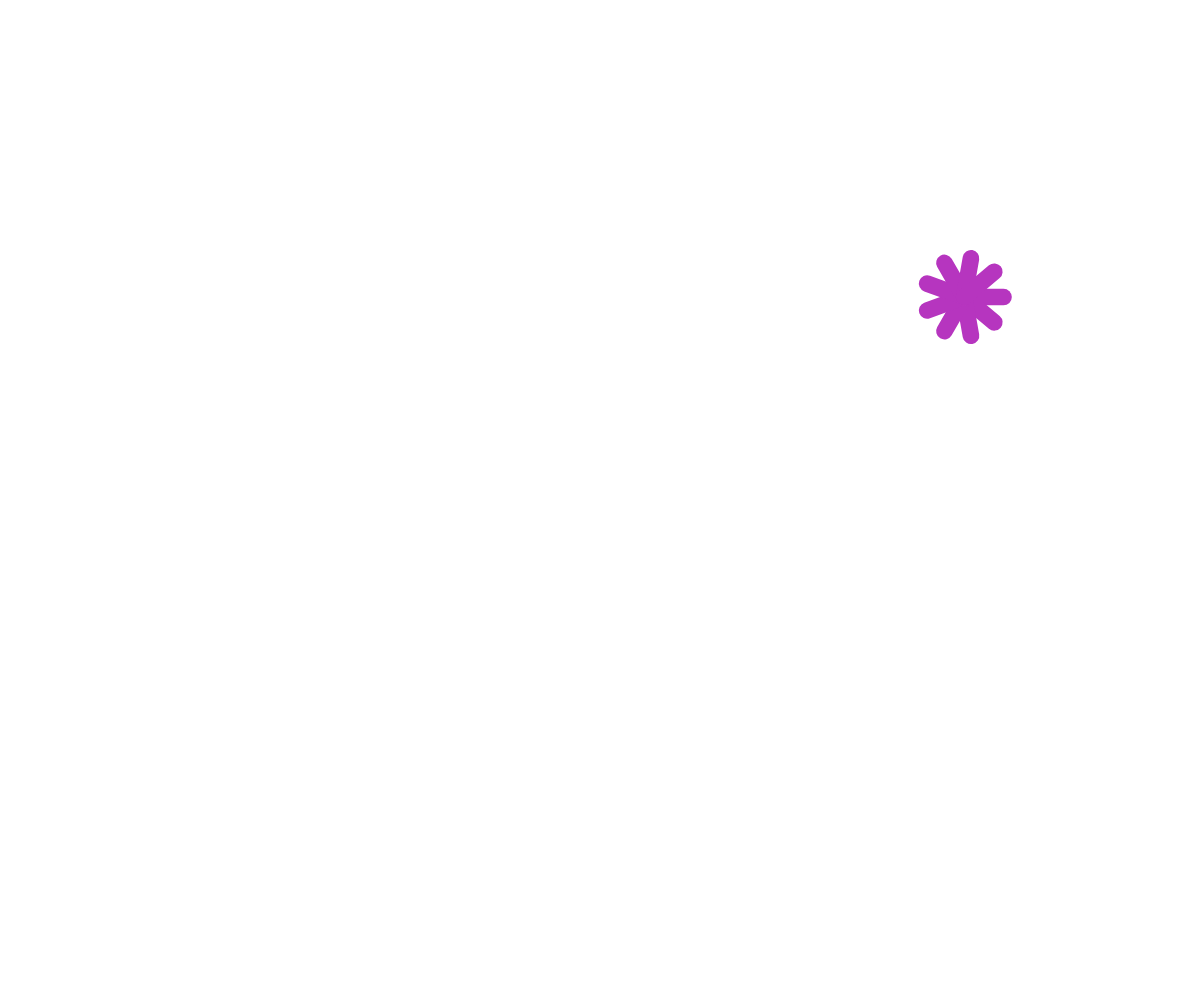
Frame 1 (no input)
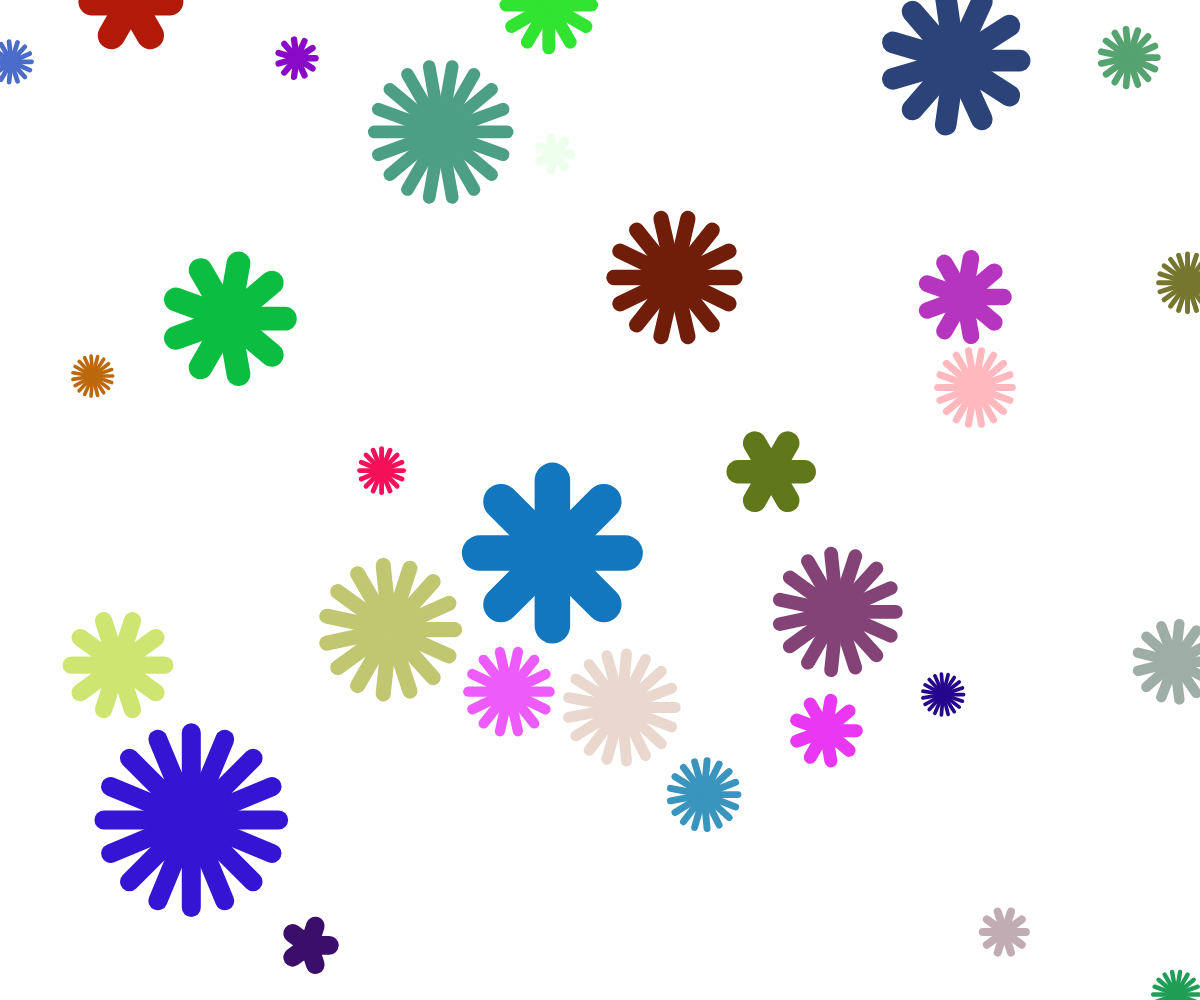
Frame 60 (no input)
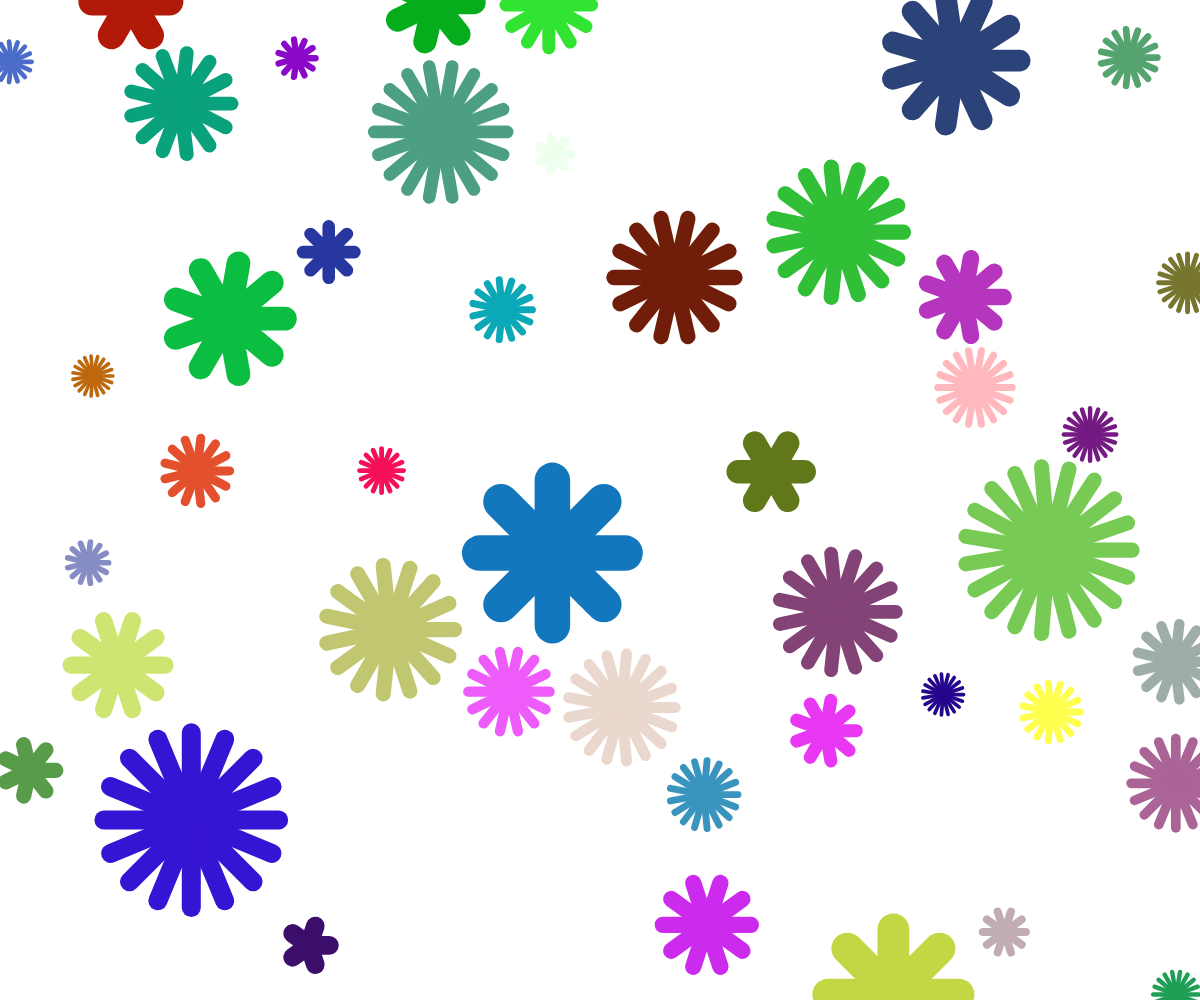
Frame 120 (the mouse pressed at the canvas centre since frame 60)

The p5.js sketch that drew these frames (run headless with seeded random() and noise() and a simulated clock; from frame 60 on, the mouse is pressed at the canvas centre):

// p5.js sketch
// ── sketch.js
let all = []

function setup() {
  createCanvas(windowWidth, windowHeight);
  background('white')
}

function circle_overlap (cx1, cy1, r1, cx2, cy2, r2) {
  return dist(cx1,cy1,cx2,cy2) <= r1+r2
}

function overlaps_any_flower (cx, cy, r) {
  for (let [cx2, cy2, r2] of all) {
    if (circle_overlap (cx,cy,r, cx2,cy2, r2)) return true;
  }
  return false;
}

function flower (npetals, cx, cy, radius) {
  for (let i = 0; i < npetals; i++) {
    let ang = radians(360/npetals*i);
    px = cx + radius * cos(ang)
    py = cy + radius * sin(ang)
    line (cx, cy, px, py)
  }
}

function draw() {
  stroke (random(255), random(255), random(255))
  let r = random (20, 100);
  let cx = random(width)
  let cy = random(height)
  if (overlaps_any_flower (cx, cy, r)) return;
  let np = round (random (5,20))
  let weight = r * TAU / np / 2;
  strokeWeight (weight)
  flower(np,cx,cy,r - weight/2); // Trim the radius to compensante for the rounded cap
  all.push ([cx,cy,r])
}
